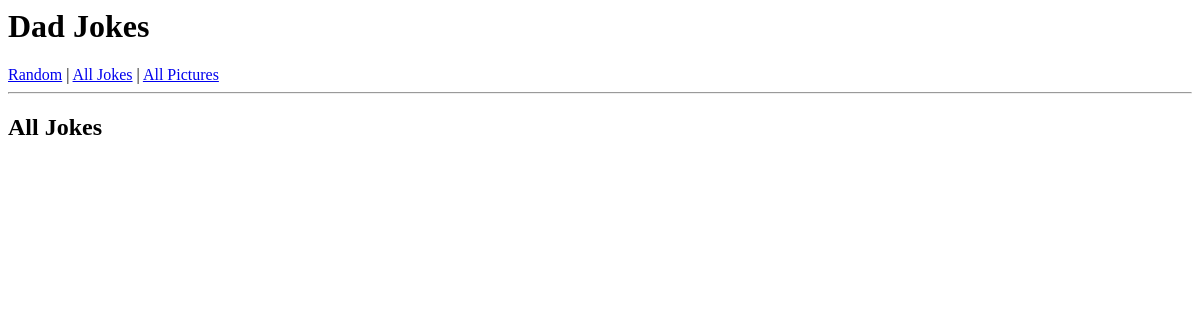
Page /dadjokes/jokes on the earlier database version.
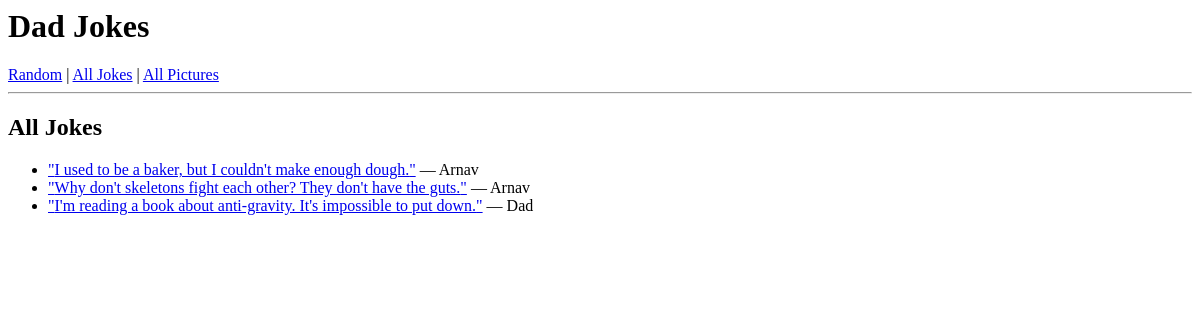
Same page on the later database version.
### dadjokes/models.py (models this page shows)
class Joke(models.Model):
    joke = models.TextField(blank=False)
    contributor = models.TextField(blank=False)
    timestamp = models.DateTimeField(auto_now=True)

### dadjokes/views.py (the view)
# urls.py: path('jokes', views.show_all_jokes, name='show_all_jokes'),
def show_all_jokes(request):
    context = {
        'jokes': Joke.objects.all(),
    }
    return render(request, 'dadjokes/show_all_jokes.html', context)

### dadjokes/templates/dadjokes/show_all_jokes.html
{% extends 'dadjokes/base.html' %}
{% block content %}
    <h2>All Jokes</h2>
    <ul>
    {% for joke in jokes %}
        <li><a href="{% url 'show_joke' joke.pk %}">"{{ joke.joke }}"</a> &mdash; {{ joke.contributor }}</li>
    {% endfor %}
    </ul>
{% endblock %}

Differences in the rows shown:
added Joke: joke "I used to be a baker, but I couldn't make enough dough.", contributor "Arnav"
added Joke: joke "Why don't skeletons fight each other? They don't have the guts.", contributor "Arnav"
added Joke: joke "I'm reading a book about anti-gravity. It's impossible to put down.", contributor "Dad"
